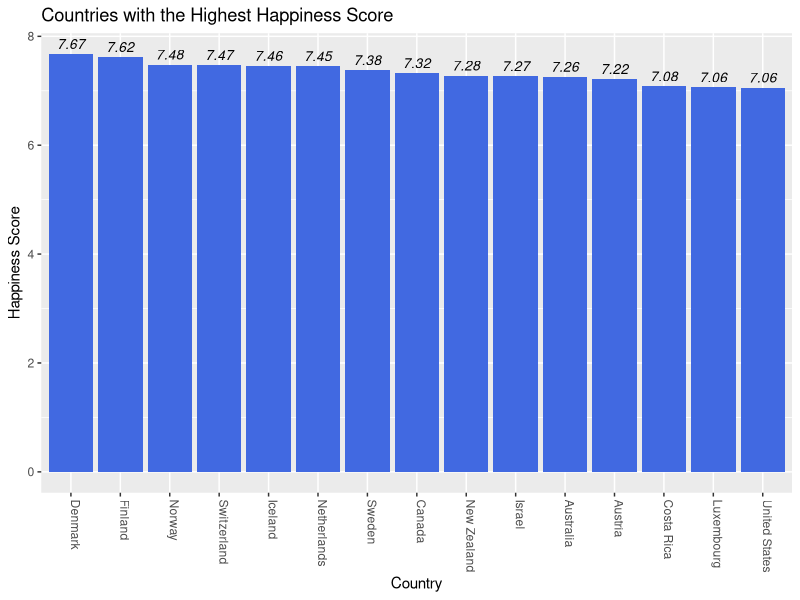
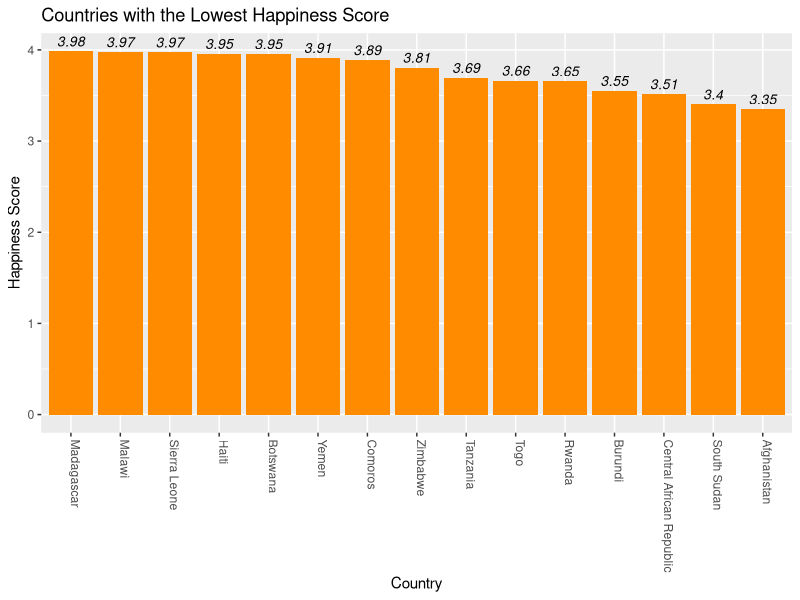

The R script that drew these images, in order:
library(dplyr)
library(ggplot2)

df <- read.csv("HappyDataFrame.csv")

top_happiness <- df %>% 
  group_by(Country.Name) %>% 
  summarise(Life.Ladder = mean(Life.Ladder)) 

top_happiness <- top_happiness %>%
  arrange(desc(Life.Ladder)) %>% 
  head(15)

top <- ggplot(top_happiness, aes(x = reorder(Country.Name, -Life.Ladder), y = Life.Ladder)) +
  geom_bar(stat = "identity", fill = "royalblue") +
  labs(title = "Countries with the Highest Happiness Score", x = "Country", y = "Happiness Score") +
  geom_text(aes(label = round(Life.Ladder,2), vjust = -.5, fontface = "italic"), show.legend = FALSE, size = 3.5 ) +
  theme(axis.text.x = element_text(angle = -90, hjust = 0, vjust = 0))

low_happiness <- df %>% 
  group_by(Country.Name) %>% 
  summarise(Life.Ladder = mean(Life.Ladder)) 

low_happiness <- low_happiness %>%
  arrange(Life.Ladder) %>% 
  head(15)

low <- ggplot(low_happiness, aes(x = reorder(Country.Name, -Life.Ladder), y = Life.Ladder)) +
  geom_bar(stat = "identity", fill = "darkorange") +
  labs(title = "Countries with the Lowest Happiness Score", x = "Country", y = "Happiness Score") +
  geom_text(aes(label = round(Life.Ladder,2), vjust = -.5, fontface = "italic"), show.legend = FALSE, size = 3.5 ) +
  theme(axis.text.x = element_text(angle = -90, hjust = 0, vjust = 0))

top
low
